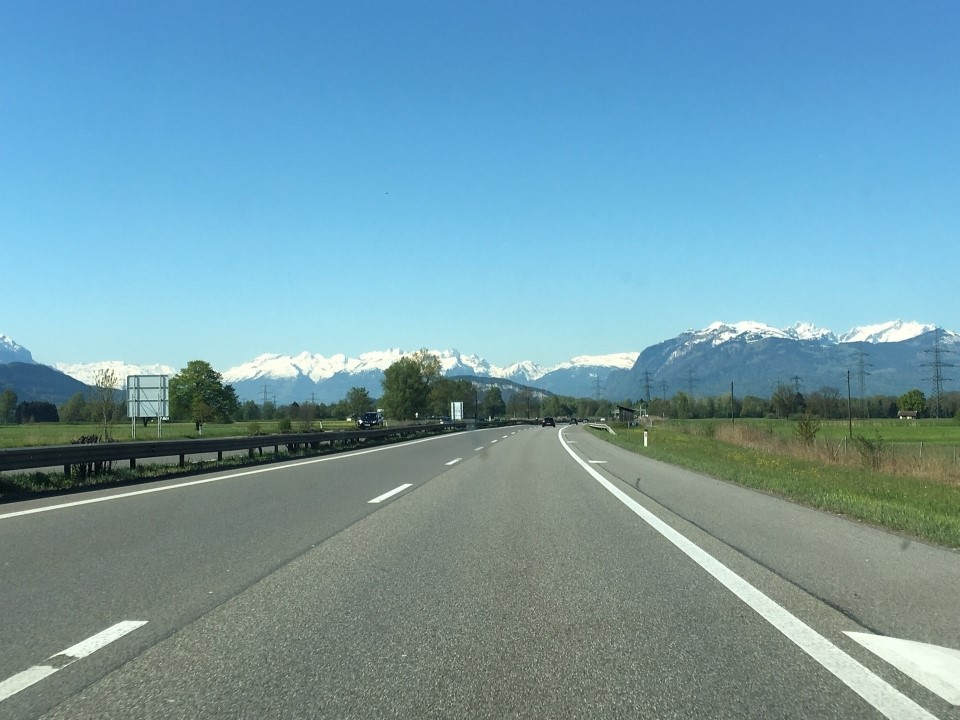
//> input picture Lane_recognition/road.jpg, 960 x 720 px
$ ./recognition   (built with g++ and OpenCV 4)
//> lines starting //> are read from the running program, lines starting //| are printed output that depends on the picture; after the words box and inside, x2 and y2 are one past the last pixel; in counts of white or black regions, pixels touching at a corner belong together
#include <opencv2/opencv.hpp>
using namespace std;
using namespace cv;
int main()
{
	Mat srcImg = imread("road.jpg");
//> srcImg is the input picture: 720 rows x 960 cols, CV_8UC3; mean B, G, R 169.2, 155.1, 114
	Mat grayImg;
	cvtColor(srcImg, grayImg, COLOR_BGR2GRAY);
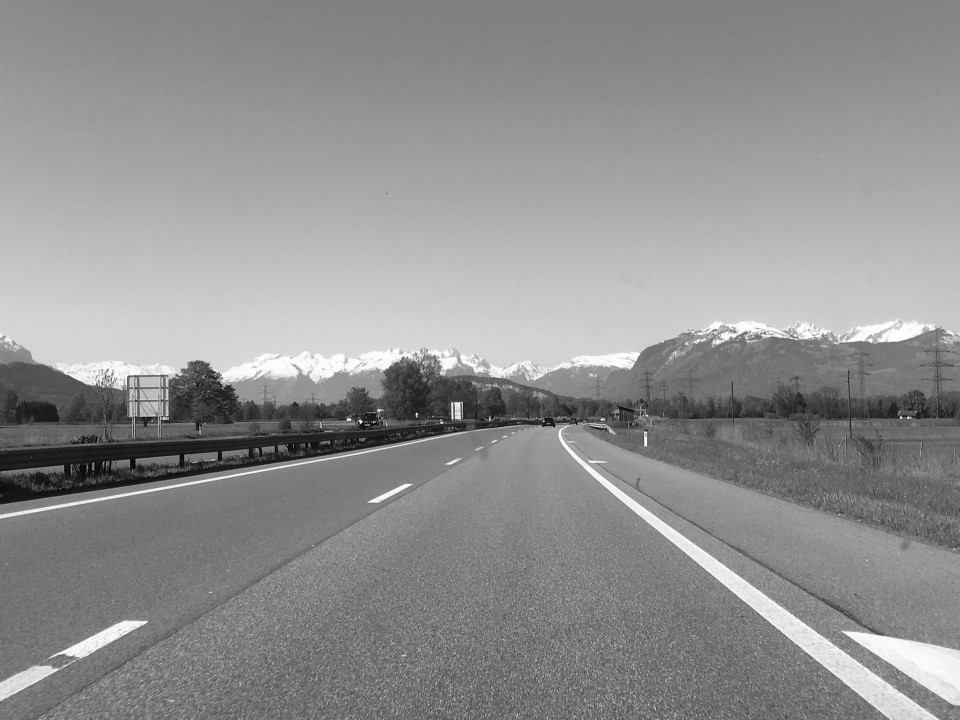
//> grayImg: 720 rows x 960 cols, CV_8UC1; min 2, max 255, mean 144.4
	imshow("grayImg", grayImg);

	Mat gaussImg;
	GaussianBlur(grayImg, gaussImg, Size(9, 9), 0.7);
	imshow("gaussImg", gaussImg);

	Mat dstImg;
	Canny(gaussImg, dstImg, 10, 400);
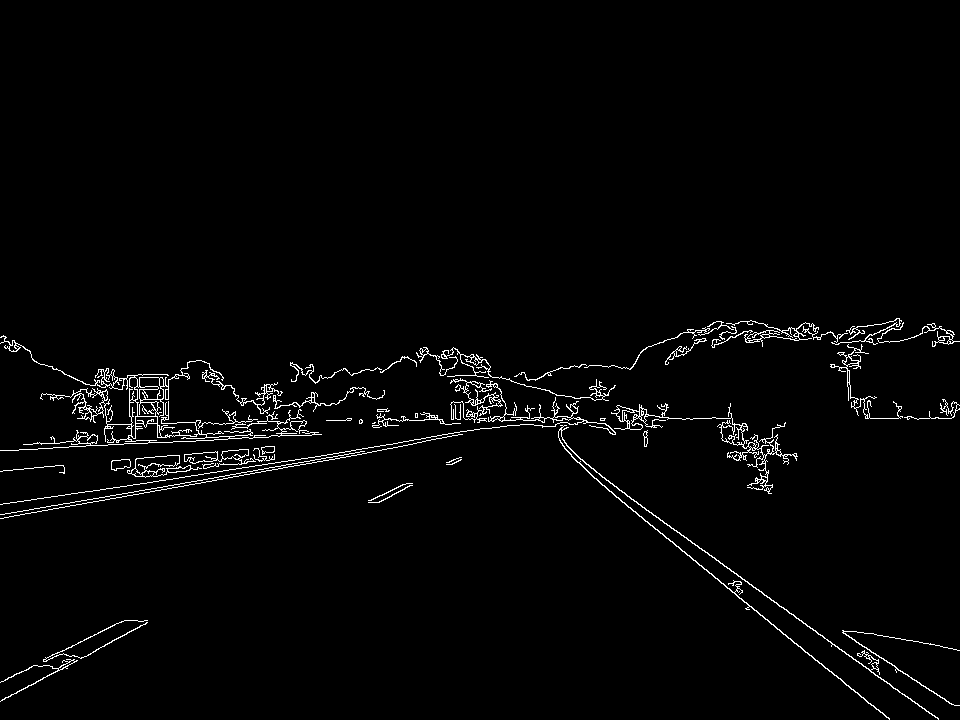
//> dstImg: 720 rows x 960 cols, CV_8UC1; 2.1% white in thin lines or dots, all inside (x1, y1, x2, y2) = (0, 318, 960, 720)
	//imshow("dstImg", dstImg);


	//고정 ROI 설정
	Rect rect(0, 400, 960, 320);
	Mat subImg = srcImg(rect);
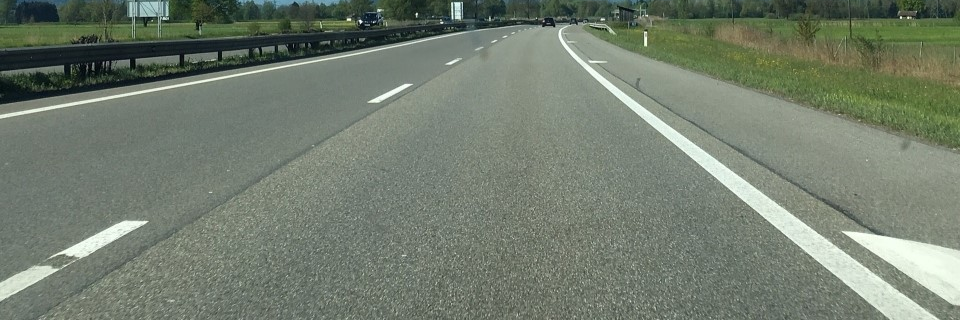
//> subImg: 320 rows x 960 cols, CV_8UC3; mean B, G, R 110.5, 125.1, 114.8

	//하얀색 검출하기
	Mat whiteImg = subImg;
	for (int i = 0; i < subImg.rows; i++) {
		for (int j = 0; j < subImg.cols; j++) {
			if (whiteImg.at<Vec3b>(i, j)[0] < 230
				&& whiteImg.at<Vec3b>(i, j)[1] < 230
				&& whiteImg.at<Vec3b>(i, j)[2] < 230) {

				whiteImg.at<Vec3b>(i, j)[0] = 0;
				whiteImg.at<Vec3b>(i, j)[1] = 0;
				whiteImg.at<Vec3b>(i, j)[2] = 0;
			}
		}
	}
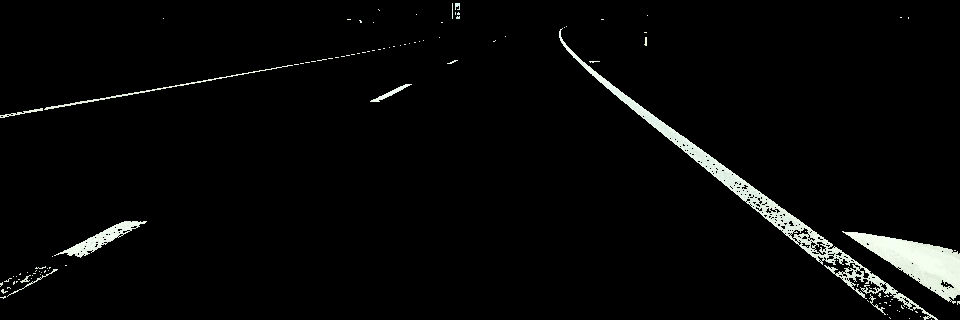
//> whiteImg: 320 rows x 960 cols, CV_8UC3; mean B, G, R 7.8, 8.3, 7.9
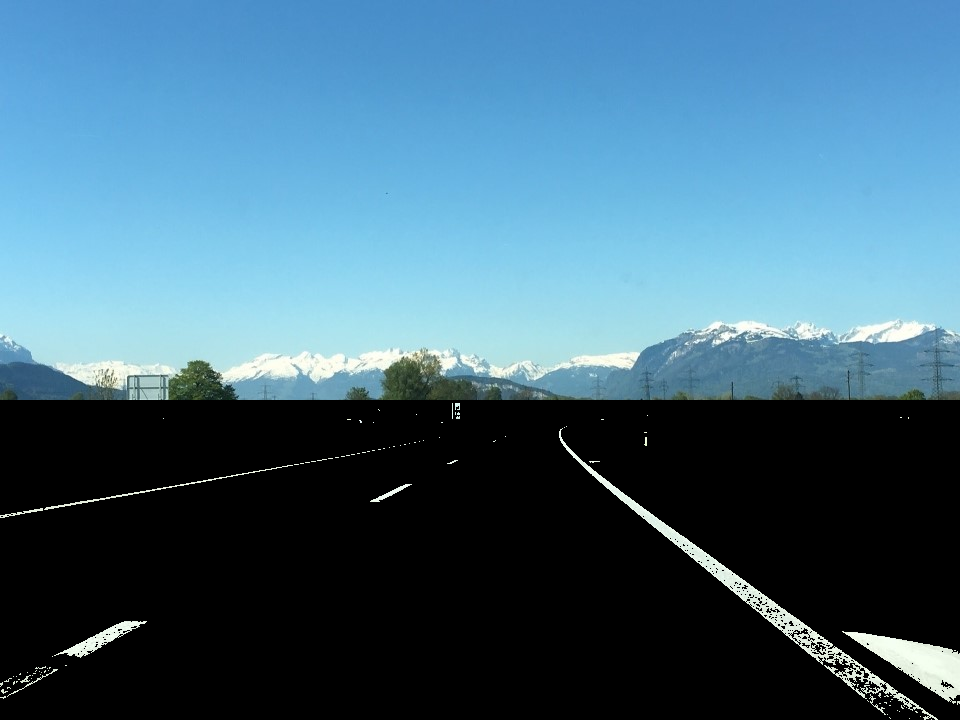
//> srcImg: 720 rows x 960 cols, CV_8UC3; mean B, G, R 123.5, 103.2, 66.5

	for (int i = 0; i < 400; i++) {
		for (int j = 0; j < subImg.cols; j++) {
			srcImg.at<Vec3b>(i, j)[0] = 0;
			srcImg.at<Vec3b>(i, j)[1] = 0;
			srcImg.at<Vec3b>(i, j)[2] = 0;
		}
	}
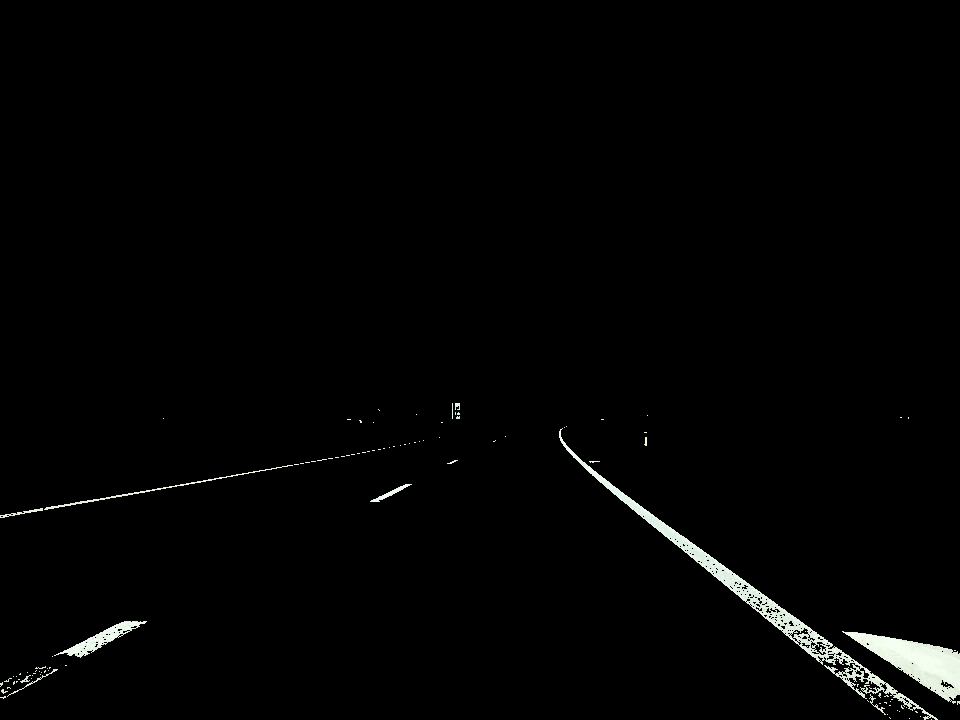
//> srcImg: 720 rows x 960 cols, CV_8UC3; mean B, G, R 3.5, 3.7, 3.5
	cvtColor(srcImg, srcImg, COLOR_BGR2GRAY);
//> srcImg: 720 rows x 960 cols, CV_8UC1
	imshow("srcImg", srcImg);

	dstImg = srcImg & dstImg;
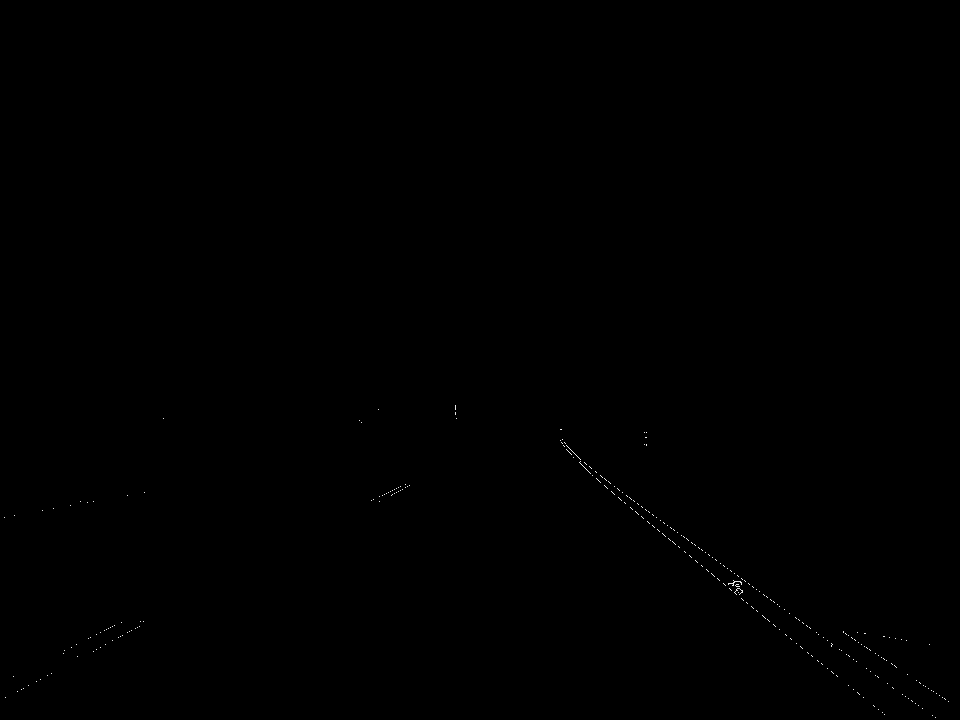
//> dstImg: 720 rows x 960 cols, CV_8UC1; 2.06% of pixels changed, all inside (x1, y1, x2, y2) = (0, 318, 960, 720)


	imshow("dstImg", dstImg);
	waitKey();
	return 0;

}
